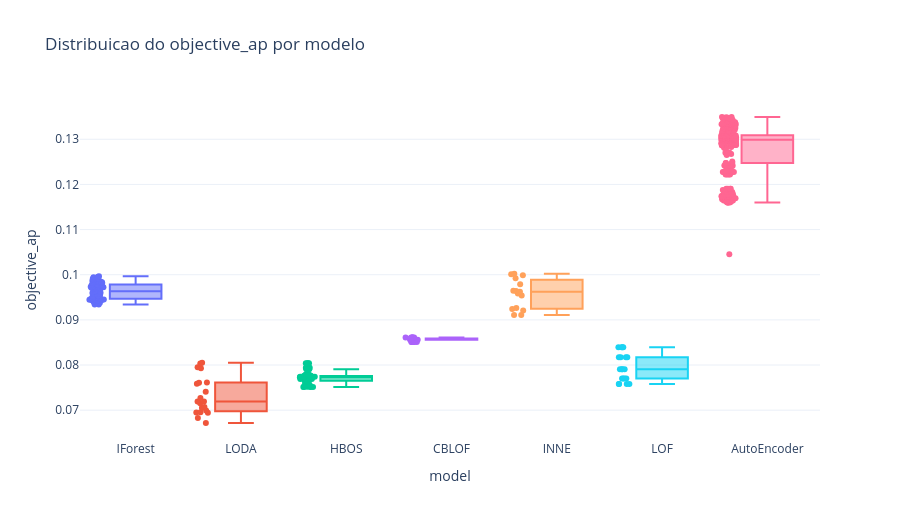
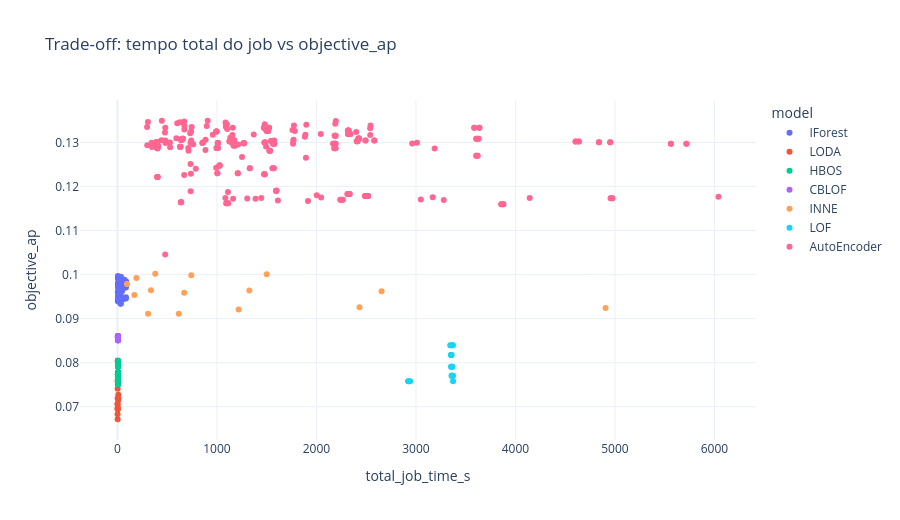

Source (notebook cell) for these figures, in order:
### Code cell
if HAS_PLOTLY:
    fig_box = px.box(
        analysis_df,
        x='model',
        y='objective_ap',
        points='all',
        color='model',
        title='Distribuicao do objective_ap por modelo',
        template='plotly_white'
    )
    fig_box.update_layout(showlegend=False, height=520)
    fig_box.show()

    fig_tradeoff = px.scatter(
        analysis_df,
        x='total_job_time_s',
        y='objective_ap',
        color='model',
        hover_data=['job_index', 'combo_id', 'ap_combined', 'ap_individual_mean'],
        title='Trade-off: tempo total do job vs objective_ap',
        template='plotly_white'
    )
    fig_tradeoff.update_layout(height=520)
    fig_tradeoff.show()
else:
    print('Plotly nao disponivel para os graficos de distribuicao e trade-off.')

### Figure 1 — Plotly figure (JSON) as saved in the notebook; plotly's stock layout.template omitted (floating-point values rounded to 4 significant figures; data arrays with more than 128 entries replaced by an {"elided": "..."} marker saying what was removed)
{"data": [{"alignmentgroup": "True", "boxpoints": "all", "hovertemplate": "model=%{x}<br>objective_ap=%{y}<extra></extra>", "legendgroup": "IForest", "marker": {"color": "#636efa"}, "name": "IForest", "notched": false, "offsetgroup": "IForest", "orientation": "v", "showlegend": true, "type": "box", "x": ["IForest", "IForest", "IForest", "IForest", "IForest", "IForest", "IForest", "IForest", "IForest", "IForest", "IForest", "IForest", "IForest", "IForest", "IForest", "IForest", "IForest", "IForest", "IForest", "IForest", "IForest", "IForest", "IForest", "IForest", "IForest", "IForest", "IForest", "IForest", "IForest", "IForest", "IForest", "IForest", "IForest", "IForest", "IForest", "IForest", "IForest", "IForest", "IForest", "IForest", "IForest", "IForest", "IForest", "IForest", "IForest", "IForest", "IForest", "IForest", "IForest", "IForest", "IForest", "IForest", "IForest", "IForest", "IForest", "IForest", "IForest", "IForest", "IForest", "IForest", "IForest", "IForest", "IForest", "IForest", "IForest", "IForest", "IForest", "IForest", "IForest", "IForest", "IForest", "IForest", "IForest", "IForest", "IForest", "IForest", "IForest", "IForest", "IForest", "IForest", "IForest", "IForest", "IForest", "IForest", "IForest", "IForest", "IForest", "IForest", "IForest", "IForest"], "x0": " ", "xaxis": "x", "y": [0.09395, 0.09404, 0.09532, 0.09569, 0.09524, 0.09539, 0.09427, 0.0938, 0.09611, 0.09593, 0.09919, 0.09922, 0.09513, 0.09489, 0.09579, 0.09616, 0.09618, 0.09545, 0.0944, 0.09458, 0.097, 0.09966, 0.09897, 0.09777, 0.09946, 0.09848, 0.09788, 0.09736, 0.09804, 0.09766, 0.09447, 0.09467, 0.09437, 0.09467, 0.09339, 0.09341, 0.09489, 0.09457, 0.09471, 0.09461, 0.09816, 0.09831, 0.09578, 0.09581, 0.09732, 0.09714, 0.09737, 0.09681, 0.09511, 0.09502, 0.09774, 0.09912, 0.09854, 0.09814, 0.09954, 0.09781, 0.09761, 0.09862, 0.09573, 0.09734, 0.09417, 0.09442, 0.09428, 0.09437, 0.09451, 0.09461, 0.09485, 0.09459, 0.09446, 0.09437, 0.09723, 0.0974, 0.09633, 0.09623, 0.09706, 0.09702, 0.09754, 0.09708, 0.09657, 0.09636, 0.09754, 0.09843, 0.09828, 0.09885, 0.09884, 0.0986, 0.09789, 0.09845, 0.09743, 0.0974], "y0": " ", "yaxis": "y"}, {"alignmentgroup": "True", "boxpoints": "all", "hovertemplate": "model=%{x}<br>objective_ap=%{y}<extra></extra>", "legendgroup": "LODA", "marker": {"color": "#EF553B"}, "name": "LODA", "notched": false, "offsetgroup": "LODA", "orientation": "v", "showlegend": true, "type": "box", "x": ["LODA", "LODA", "LODA", "LODA", "LODA", "LODA", "LODA", "LODA", "LODA", "LODA", "LODA", "LODA", "LODA", "LODA", "LODA", "LODA", "LODA", "LODA", "LODA", "LODA"], "x0": " ", "xaxis": "x", "y": [0.06828, 0.06716, 0.06941, 0.07272, 0.07069, 0.0695, 0.06991, 0.0719, 0.06957, 0.07407, 0.08035, 0.07151, 0.07055, 0.07194, 0.07927, 0.07609, 0.07587, 0.08049, 0.07613, 0.07952], "y0": " ", "yaxis": "y"}, {"alignmentgroup": "True", "boxpoints": "all", "hovertemplate": "model=%{x}<br>objective_ap=%{y}<extra></extra>", "legendgroup": "HBOS", "marker": {"color": "#00cc96"}, "name": "HBOS", "notched": false, "offsetgroup": "HBOS", "orientation": "v", "showlegend": true, "type": "box", "x": ["HBOS", "HBOS", "HBOS", "HBOS", "HBOS", "HBOS", "HBOS", "HBOS", "HBOS", "HBOS", "HBOS", "HBOS", "HBOS", "HBOS", "HBOS", "HBOS", "HBOS", "HBOS", "HBOS", "HBOS", "HBOS", "HBOS", "HBOS", "HBOS", "HBOS", "HBOS", "HBOS", "HBOS", "HBOS", "HBOS", "HBOS", "HBOS", "HBOS", "HBOS", "HBOS", "HBOS", "HBOS", "HBOS", "HBOS", "HBOS", "HBOS", "HBOS", "HBOS", "HBOS", "HBOS", "HBOS", "HBOS", "HBOS", "HBOS", "HBOS", "HBOS", "HBOS", "HBOS", "HBOS", "HBOS", "HBOS", "HBOS", "HBOS", "HBOS", "HBOS", "HBOS", "HBOS", "HBOS", "HBOS", "HBOS", "HBOS", "HBOS", "HBOS", "HBOS", "HBOS", "HBOS", "HBOS", "HBOS", "HBOS", "HBOS", "HBOS", "HBOS", "HBOS", "HBOS", "HBOS"], "x0": " ", "xaxis": "x", "y": [0.07522, 0.07522, 0.07522, 0.07522, 0.07513, 0.07513, 0.07513, 0.07513, 0.0804, 0.0804, 0.0804, 0.0804, 0.07767, 0.07767, 0.07767, 0.07767, 0.07739, 0.07739, 0.07739, 0.07739, 0.07544, 0.07544, 0.07544, 0.07544, 0.0764, 0.0764, 0.0764, 0.0764, 0.07741, 0.07741, 0.07741, 0.07741, 0.07783, 0.07783, 0.07783, 0.07783, 0.07751, 0.07751, 0.07751, 0.07751, 0.07564, 0.07564, 0.07564, 0.07564, 0.0794, 0.0794, 0.0794, 0.0794, 0.0774, 0.0774, 0.0774, 0.0774, 0.07732, 0.07732, 0.07732, 0.07732, 0.07731, 0.07731, 0.07731, 0.07731, 0.0766, 0.0766, 0.0766, 0.0766, 0.07907, 0.07907, 0.07907, 0.07907, 0.07697, 0.07697, 0.07697, 0.07697, 0.0769, 0.0769, 0.0769, 0.0769, 0.07691, 0.07691, 0.07691, 0.07691], "y0": " ", "yaxis": "y"}, {"alignmentgroup": "True", "boxpoints": "all", "hovertemplate": "model=%{x}<br>objective_ap=%{y}<extra></extra>", "legendgroup": "CBLOF", "marker": {"color": "#ab63fa"}, "name": "CBLOF", "notched": false, "offsetgroup": "CBLOF", "orientation": "v", "showlegend": true, "type": "box", "x": ["CBLOF", "CBLOF", "CBLOF", "CBLOF", "CBLOF", "CBLOF", "CBLOF", "CBLOF", "CBLOF", "CBLOF", "CBLOF", "CBLOF", "CBLOF", "CBLOF", "CBLOF", "CBLOF", "CBLOF", "CBLOF", "CBLOF", "CBLOF", "CBLOF", "CBLOF", "CBLOF", "CBLOF", "CBLOF", "CBLOF", "CBLOF", "CBLOF", "CBLOF", "CBLOF"], "x0": " ", "xaxis": "x", "y": [0.08608, 0.08608, 0.08608, 0.08608, 0.08608, 0.08608, 0.0859, 0.0859, 0.0859, 0.0859, 0.0859, 0.0859, 0.08558, 0.08558, 0.08558, 0.08558, 0.08558, 0.08558, 0.08558, 0.08558, 0.08558, 0.08558, 0.08558, 0.08558, 0.08509, 0.08509, 0.08509, 0.08509, 0.08509, 0.08509], "y0": " ", "yaxis": "y"}, {"alignmentgroup": "True", "boxpoints": "all", "hovertemplate": "model=%{x}<br>objective_ap=%{y}<extra></extra>", "legendgroup": "INNE", "marker": {"color": "#FFA15A"}, "name": "INNE", "notched": false, "offsetgroup": "INNE", "orientation": "v", "showlegend": true, "type": "box", "x": ["INNE", "INNE", "INNE", "INNE", "INNE", "INNE", "INNE", "INNE", "INNE", "INNE", "INNE", "INNE", "INNE", "INNE", "INNE"], "x0": " ", "xaxis": "x", "y": [0.09788, 0.0954, 0.09109, 0.09922, 0.09645, 0.09109, 0.1002, 0.09587, 0.09209, 0.09986, 0.09639, 0.0926, 0.1001, 0.09624, 0.09242], "y0": " ", "yaxis": "y"}, {"alignmentgroup": "True", "boxpoints": "all", "hovertemplate": "model=%{x}<br>objective_ap=%{y}<extra></extra>", "legendgroup": "LOF", "marker": {"color": "#19d3f3"}, "name": "LOF", "notched": false, "offsetgroup": "LOF", "orientation": "v", "showlegend": true, "type": "box", "x": ["LOF", "LOF", "LOF", "LOF", "LOF", "LOF", "LOF", "LOF", "LOF", "LOF", "LOF", "LOF", "LOF", "LOF", "LOF", "LOF", "LOF", "LOF", "LOF", "LOF"], "x0": " ", "xaxis": "x", "y": [0.07579, 0.07579, 0.07579, 0.07579, 0.07702, 0.07702, 0.07702, 0.07702, 0.07909, 0.07909, 0.07909, 0.07909, 0.08173, 0.08173, 0.08173, 0.08173, 0.08393, 0.08393, 0.08393, 0.08393], "y0": " ", "yaxis": "y"}, {"alignmentgroup": "True", "boxpoints": "all", "hovertemplate": "model=%{x}<br>objective_ap=%{y}<extra></extra>", "legendgroup": "AutoEncoder", "marker": {"color": "#FF6692"}, "name": "AutoEncoder", "notched": false, "offsetgroup": "AutoEncoder", "orientation": "v", "showlegend": true, "type": "box", "x": {"elided": "288 str values"}, "x0": " ", "xaxis": "x", "y": {"elided": "288 float values"}, "y0": " ", "yaxis": "y"}], "layout": {"boxmode": "overlay", "height": 520, "legend": {"title": {"text": "model"}, "tracegroupgap": 0}, "showlegend": false, "title": {"text": "Distribuicao do objective_ap por modelo"}, "xaxis": {"anchor": "y", "categoryarray": ["IForest", "LODA", "HBOS", "CBLOF", "INNE", "LOF", "AutoEncoder"], "categoryorder": "array", "domain": [0, 1], "title": {"text": "model"}}, "yaxis": {"anchor": "x", "domain": [0, 1], "title": {"text": "objective_ap"}}}}

### Figure 2 — Plotly figure (JSON) as saved in the notebook; plotly's stock layout.template omitted (floating-point values rounded to 4 significant figures; data arrays with more than 128 entries replaced by an {"elided": "..."} marker saying what was removed)
{"data": [{"customdata": {"elided": "90x4 mixed values"}, "hovertemplate": "model=IForest<br>total_job_time_s=%{x}<br>objective_ap=%{y}<br>job_index=%{customdata[0]}<br>combo_id=%{customdata[1]}<br>ap_combined=%{customdata[2]}<br>ap_individual_mean=%{customdata[3]}<extra></extra>", "legendgroup": "IForest", "marker": {"color": "#636efa", "symbol": "circle"}, "mode": "markers", "name": "IForest", "orientation": "v", "showlegend": true, "type": "scatter", "x": [4.892, 4.78, 11.41, 11.1, 17.51, 16.85, 22.29, 22.11, 4.821, 4.689, 5.325, 4.974, 12.12, 11.82, 17.97, 17.32, 22.8, 22.52, 5.7, 5.239, 5.614, 5.141, 12.5, 12.08, 18.35, 17.99, 23.17, 23.0, 6.227, 5.804, 9.2, 8.614, 22.26, 21.73, 33.32, 32.87, 43.35, 42.79, 8.886, 8.486, 9.913, 9.15, 23.5, 22.6, 34.21, 33.84, 44.19, 43.12, 10.61, 9.833, 10.36, 9.307, 24.03, 23.0, 35.21, 34.76, 45.3, 44.15, 11.56, 10.68, 17.15, 16.27, 43.92, 43.32, 66.5, 65.45, 85.32, 85.38, 17.33, 16.44, 19.2, 17.47, 46.08, 44.93, 68.5, 67.27, 87.82, 85.56, 20.69, 18.87, 20.06, 18.28, 48.43, 47.53, 70.58, 68.46, 88.75, 87.89, 22.52, 21.03], "xaxis": "x", "y": [0.09395, 0.09404, 0.09532, 0.09569, 0.09524, 0.09539, 0.09427, 0.0938, 0.09611, 0.09593, 0.09919, 0.09922, 0.09513, 0.09489, 0.09579, 0.09616, 0.09618, 0.09545, 0.0944, 0.09458, 0.097, 0.09966, 0.09897, 0.09777, 0.09946, 0.09848, 0.09788, 0.09736, 0.09804, 0.09766, 0.09447, 0.09467, 0.09437, 0.09467, 0.09339, 0.09341, 0.09489, 0.09457, 0.09471, 0.09461, 0.09816, 0.09831, 0.09578, 0.09581, 0.09732, 0.09714, 0.09737, 0.09681, 0.09511, 0.09502, 0.09774, 0.09912, 0.09854, 0.09814, 0.09954, 0.09781, 0.09761, 0.09862, 0.09573, 0.09734, 0.09417, 0.09442, 0.09428, 0.09437, 0.09451, 0.09461, 0.09485, 0.09459, 0.09446, 0.09437, 0.09723, 0.0974, 0.09633, 0.09623, 0.09706, 0.09702, 0.09754, 0.09708, 0.09657, 0.09636, 0.09754, 0.09843, 0.09828, 0.09885, 0.09884, 0.0986, 0.09789, 0.09845, 0.09743, 0.0974], "yaxis": "y"}, {"customdata": [[91, "d02f484b1ba7", 0.06828, 0.06952], [92, "56cf452ed656", 0.06716, 0.07379], [93, "0eec35339dc9", 0.06941, 0.07342], [94, "2c3ec199d44f", 0.07272, 0.07574], [95, "a8e15bd44f0a", 0.07069, 0.0768], [96, "7a4216e50e66", 0.0695, 0.07158], [97, "2f3bd5a2efe8", 0.06991, 0.07854], [98, "490bad69c646", 0.0719, 0.07873], [99, "97a2bedd94eb", 0.06957, 0.07684], [100, "d3c8fdc0a158", 0.07407, 0.07807], [101, "bf46c2e2c0d8", 0.08035, 0.0898], [102, "cb8e152e2f7a", 0.07151, 0.07941], [103, "fb494b3b0d56", 0.07055, 0.07321], [104, "fba73fbd517d", 0.07194, 0.07789], [105, "fc026b35afa0", 0.07927, 0.08171], [106, "8eb34668daec", 0.07609, 0.08982], [107, "7296ba973e78", 0.07587, 0.08048], [108, "cec259cb3e33", 0.08049, 0.0891], [109, "0d3e9849c4e6", 0.07613, 0.08651], [110, "4ff75e721c60", 0.07952, 0.093]], "hovertemplate": "model=LODA<br>total_job_time_s=%{x}<br>objective_ap=%{y}<br>job_index=%{customdata[0]}<br>combo_id=%{customdata[1]}<br>ap_combined=%{customdata[2]}<br>ap_individual_mean=%{customdata[3]}<extra></extra>", "legendgroup": "LODA", "marker": {"color": "#EF553B", "symbol": "circle"}, "mode": "markers", "name": "LODA", "orientation": "v", "showlegend": true, "type": "scatter", "x": [1.238, 2.246, 3.828, 8.817, 1.247, 2.244, 3.877, 8.646, 1.228, 2.237, 4.397, 8.267, 1.311, 2.284, 5.491, 7.412, 1.255, 2.825, 4.854, 7.597], "xaxis": "x", "y": [0.06828, 0.06716, 0.06941, 0.07272, 0.07069, 0.0695, 0.06991, 0.0719, 0.06957, 0.07407, 0.08035, 0.07151, 0.07055, 0.07194, 0.07927, 0.07609, 0.07587, 0.08049, 0.07613, 0.07952], "yaxis": "y"}, {"customdata": {"elided": "80x4 mixed values"}, "hovertemplate": "model=HBOS<br>total_job_time_s=%{x}<br>objective_ap=%{y}<br>job_index=%{customdata[0]}<br>combo_id=%{customdata[1]}<br>ap_combined=%{customdata[2]}<br>ap_individual_mean=%{customdata[3]}<extra></extra>", "legendgroup": "HBOS", "marker": {"color": "#00cc96", "symbol": "circle"}, "mode": "markers", "name": "HBOS", "orientation": "v", "showlegend": true, "type": "scatter", "x": [8.552, 5.307, 5.491, 5.404, 5.658, 5.41, 5.39, 5.415, 5.481, 5.592, 5.471, 5.49, 5.501, 5.379, 5.385, 5.442, 5.71, 5.465, 5.58, 5.517, 5.524, 5.564, 5.588, 5.527, 5.662, 5.736, 5.636, 5.554, 5.792, 5.644, 5.756, 5.676, 5.816, 5.673, 5.693, 5.656, 5.642, 5.777, 5.641, 5.853, 5.65, 5.621, 5.801, 5.646, 5.672, 5.606, 5.774, 5.738, 5.781, 5.658, 5.688, 5.776, 5.66, 5.576, 5.534, 5.503, 5.703, 5.556, 5.765, 5.705, 5.642, 5.837, 5.787, 5.683, 5.721, 5.938, 5.629, 5.753, 5.664, 5.722, 5.699, 5.747, 5.628, 5.68, 5.607, 5.669, 5.656, 5.69, 5.523, 5.734], "xaxis": "x", "y": [0.07522, 0.07522, 0.07522, 0.07522, 0.07513, 0.07513, 0.07513, 0.07513, 0.0804, 0.0804, 0.0804, 0.0804, 0.07767, 0.07767, 0.07767, 0.07767, 0.07739, 0.07739, 0.07739, 0.07739, 0.07544, 0.07544, 0.07544, 0.07544, 0.0764, 0.0764, 0.0764, 0.0764, 0.07741, 0.07741, 0.07741, 0.07741, 0.07783, 0.07783, 0.07783, 0.07783, 0.07751, 0.07751, 0.07751, 0.07751, 0.07564, 0.07564, 0.07564, 0.07564, 0.0794, 0.0794, 0.0794, 0.0794, 0.0774, 0.0774, 0.0774, 0.0774, 0.07732, 0.07732, 0.07732, 0.07732, 0.07731, 0.07731, 0.07731, 0.07731, 0.0766, 0.0766, 0.0766, 0.0766, 0.07907, 0.07907, 0.07907, 0.07907, 0.07697, 0.07697, 0.07697, 0.07697, 0.0769, 0.0769, 0.0769, 0.0769, 0.07691, 0.07691, 0.07691, 0.07691], "yaxis": "y"}, {"customdata": [[207, "25f24af2e12a", 0.08608, 0.08793], [208, "17d13a1d0f2b", 0.08608, 0.08793], [209, "a53c03fddbec", 0.08608, 0.08793], [210, "d3c01bb24e9b", 0.08608, 0.08793], [211, "801de70c0b62", 0.08608, 0.08793], [212, "935aaba26b64", 0.08608, 0.08793], [215, "2ef663ee4b12", 0.0859, 0.08734], [216, "3e1752ad95f9", 0.0859, 0.08734], [217, "557b6d01e61d", 0.0859, 0.08734], [218, "67e74d4afeef", 0.0859, 0.08734], [219, "2e592d50732c", 0.0859, 0.08734], [220, "ab9a33d4a5b2", 0.0859, 0.08734], [223, "4ec5a02a211a", 0.08558, 0.08686], [224, "e2d9b84d4ba9", 0.08558, 0.08686], [225, "4d18cf9e33a7", 0.08558, 0.08686], [226, "bdfee539a6bb", 0.08558, 0.08686], [227, "1a6431688ebb", 0.08558, 0.08686], [228, "aaaa0ebce899", 0.08558, 0.08686], [231, "4e191350ee7d", 0.08558, 0.08684], [232, "a79aff7dd0c2", 0.08558, 0.08684], [233, "bf6d780b5e57", 0.08558, 0.08684], [234, "c7c7820c0fea", 0.08558, 0.08684], [235, "6a352536be79", 0.08558, 0.08684], [236, "4df83b404d31", 0.08558, 0.08684], [239, "04e82aeea0d8", 0.08509, 0.08579], [240, "51ca78eb0c5e", 0.08509, 0.08579], [241, "875c579127f1", 0.08509, 0.08579], [242, "cc48593ec9b1", 0.08509, 0.08579], [243, "3366e816854b", 0.08509, 0.08579], [244, "2585d82ab2b0", 0.08509, 0.08579]], "hovertemplate": "model=CBLOF<br>total_job_time_s=%{x}<br>objective_ap=%{y}<br>job_index=%{customdata[0]}<br>combo_id=%{customdata[1]}<br>ap_combined=%{customdata[2]}<br>ap_individual_mean=%{customdata[3]}<extra></extra>", "legendgroup": "CBLOF", "marker": {"color": "#ab63fa", "symbol": "circle"}, "mode": "markers", "name": "CBLOF", "orientation": "v", "showlegend": true, "type": "scatter", "x": [5.921, 4.841, 4.779, 4.804, 4.704, 4.812, 4.872, 5.002, 4.871, 4.867, 4.911, 4.811, 5.255, 5.085, 5.132, 5.173, 5.196, 5.151, 5.195, 5.405, 5.249, 5.305, 5.373, 5.302, 5.829, 5.618, 5.889, 5.656, 5.876, 5.63], "xaxis": "x", "y": [0.08608, 0.08608, 0.08608, 0.08608, 0.08608, 0.08608, 0.0859, 0.0859, 0.0859, 0.0859, 0.0859, 0.0859, 0.08558, 0.08558, 0.08558, 0.08558, 0.08558, 0.08558, 0.08558, 0.08558, 0.08558, 0.08558, 0.08558, 0.08558, 0.08509, 0.08509, 0.08509, 0.08509, 0.08509, 0.08509], "yaxis": "y"}, {"customdata": [[247, "a825b1c80611", 0.09788, 0.09789], [248, "df931fbc7197", 0.0954, 0.09545], [249, "15861a5d7353", 0.09109, 0.09146], [250, "150129c34c3e", 0.09922, 0.09947], [251, "19d922420574", 0.09645, 0.09656], [252, "06cf0c99e7ba", 0.09109, 0.09139], [253, "0d524166c0a3", 0.1002, 0.1005], [254, "8d6db5915ec6", 0.09587, 0.09636], [255, "61f9bfec1cac", 0.09209, 0.09241], [256, "8559a4aa0b18", 0.09986, 0.1005], [257, "a6ed4eb1b286", 0.09639, 0.09721], [258, "f179bbe2e30d", 0.0926, 0.09304], [259, "b96d0153a463", 0.1001, 0.1005], [260, "51e808019143", 0.09624, 0.097], [261, "26e3d346e3be", 0.09242, 0.09289]], "hovertemplate": "model=INNE<br>total_job_time_s=%{x}<br>objective_ap=%{y}<br>job_index=%{customdata[0]}<br>combo_id=%{customdata[1]}<br>ap_combined=%{customdata[2]}<br>ap_individual_mean=%{customdata[3]}<extra></extra>", "legendgroup": "INNE", "marker": {"color": "#FFA15A", "symbol": "circle"}, "mode": "markers", "name": "INNE", "orientation": "v", "showlegend": true, "type": "scatter", "x": [95.55, 170.3, 308.4, 190.6, 337.2, 616.8, 380.0, 671.2, 1218.0, 741.9, 1325.0, 2433.0, 1500.0, 2654.0, 4905.0], "xaxis": "x", "y": [0.09788, 0.0954, 0.09109, 0.09922, 0.09645, 0.09109, 0.1002, 0.09587, 0.09209, 0.09986, 0.09639, 0.0926, 0.1001, 0.09624, 0.09242], "yaxis": "y"}, {"customdata": [[262, "2ede952a691c", 0.07579, 0.07599], [263, "ba129e253b78", 0.07579, 0.07599], [264, "137f50c5594d", 0.07579, 0.07599], [265, "5f7f0fb645b2", 0.07579, 0.07599], [266, "3997d78bf49d", 0.07702, 0.07772], [267, "ecf7b6d2e606", 0.07702, 0.07772], [268, "9de932565ce3", 0.07702, 0.07772], [269, "9f266b52483c", 0.07702, 0.07772], [270, "1d1d5d7103a0", 0.07909, 0.07981], [271, "c2ff86d9d72d", 0.07909, 0.07981], [272, "bb90fca6a80b", 0.07909, 0.07981], [273, "0fa85c0b33a2", 0.07909, 0.07981], [274, "c96a42bc2185", 0.08173, 0.08261], [275, "ef28c2be53e9", 0.08173, 0.08261], [276, "f2dcf9475ae4", 0.08173, 0.08261], [277, "b9a3a319d176", 0.08173, 0.08261], [278, "03869e72bfe4", 0.08393, 0.0852], [279, "5ac518a3605f", 0.08393, 0.0852], [280, "1ae2ea775693", 0.08393, 0.0852], [281, "8380178d79f1", 0.08393, 0.0852]], "hovertemplate": "model=LOF<br>total_job_time_s=%{x}<br>objective_ap=%{y}<br>job_index=%{customdata[0]}<br>combo_id=%{customdata[1]}<br>ap_combined=%{customdata[2]}<br>ap_individual_mean=%{customdata[3]}<extra></extra>", "legendgroup": "LOF", "marker": {"color": "#19d3f3", "symbol": "circle"}, "mode": "markers", "name": "LOF", "orientation": "v", "showlegend": true, "type": "scatter", "x": [2922.0, 2942.0, 2924.0, 3373.0, 3365.0, 3373.0, 3360.0, 3358.0, 3360.0, 3355.0, 3367.0, 3354.0, 3353.0, 3355.0, 3353.0, 3358.0, 3361.0, 3372.0, 3345.0, 3357.0], "xaxis": "x", "y": [0.07579, 0.07579, 0.07579, 0.07579, 0.07702, 0.07702, 0.07702, 0.07702, 0.07909, 0.07909, 0.07909, 0.07909, 0.08173, 0.08173, 0.08173, 0.08173, 0.08393, 0.08393, 0.08393, 0.08393], "yaxis": "y"}, {"customdata": {"elided": "288x4 mixed values"}, "hovertemplate": "model=AutoEncoder<br>total_job_time_s=%{x}<br>objective_ap=%{y}<br>job_index=%{customdata[0]}<br>combo_id=%{customdata[1]}<br>ap_combined=%{customdata[2]}<br>ap_individual_mean=%{customdata[3]}<extra></extra>", "legendgroup": "AutoEncoder", "marker": {"color": "#FF6692", "symbol": "circle"}, "mode": "markers", "name": "AutoEncoder", "orientation": "v", "showlegend": true, "type": "scatter", "x": {"elided": "288 float values"}, "xaxis": "x", "y": {"elided": "288 float values"}, "yaxis": "y"}], "layout": {"height": 520, "legend": {"title": {"text": "model"}, "tracegroupgap": 0}, "title": {"text": "Trade-off: tempo total do job vs objective_ap"}, "xaxis": {"anchor": "y", "domain": [0, 1], "title": {"text": "total_job_time_s"}}, "yaxis": {"anchor": "x", "domain": [0, 1], "title": {"text": "objective_ap"}}}}
